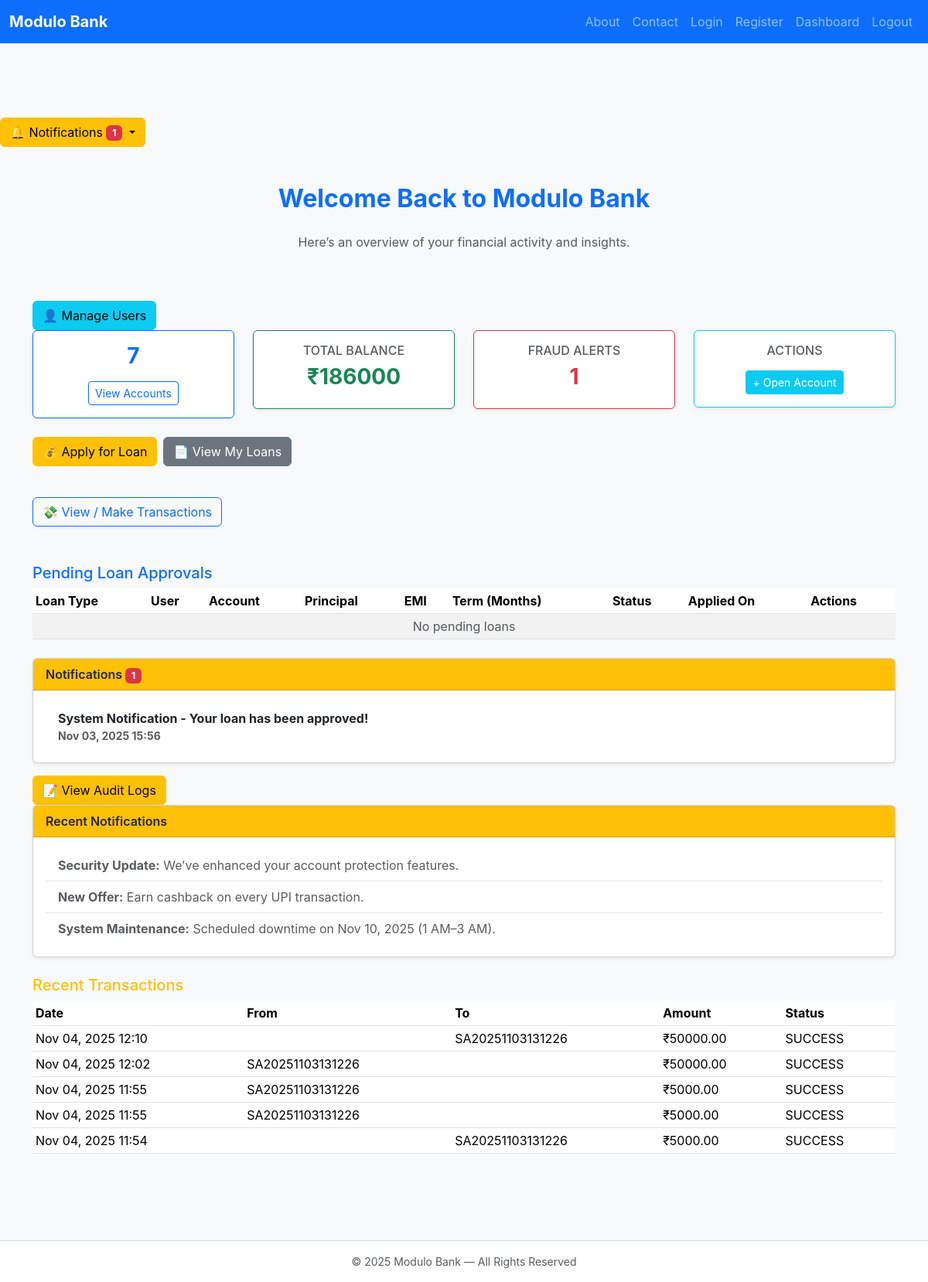
Before: /dashboard/ (signed in) with the older database file.
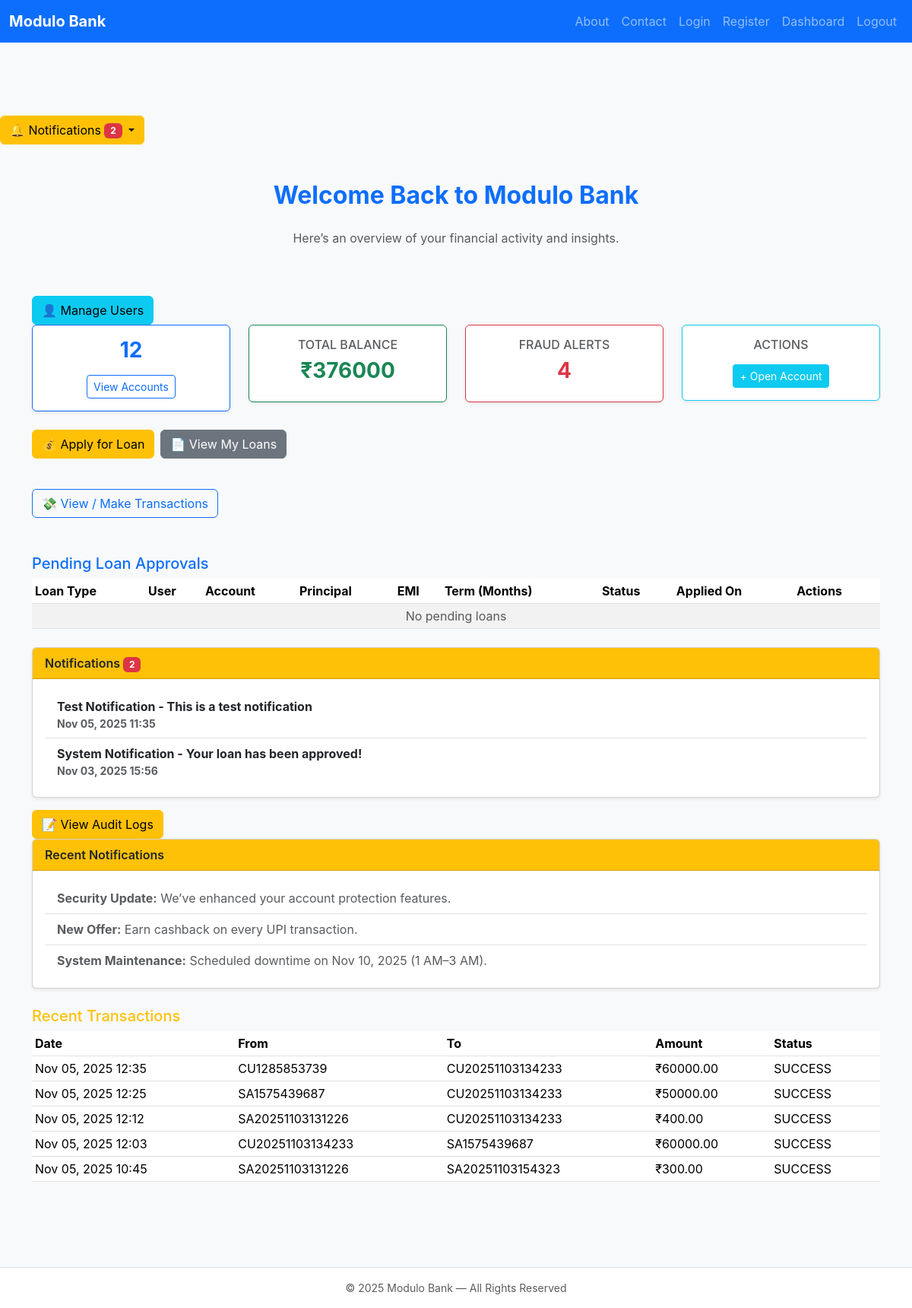
After: the same page with the newer database file.
### apps/notifications/models.py (models this page shows, shortened)
class Notification(models.Model):
    id = models.UUIDField(primary_key=True, default=uuid.uuid4, editable=False)
    user = models.ForeignKey(User, on_delete=models.CASCADE, related_name="notifications")
    title = models.CharField(max_length=100, default="System Notification")  # <-- Added default
    message = models.TextField()
    is_read = models.BooleanField(default=False)
    created_at = models.DateTimeField(auto_now_add=True)
    class Meta:
        ordering = ['-created_at']

### apps/transactions/models.py (models this page shows, shortened)
class Transaction(models.Model):
    STATUS_CHOICES = [
        ('SUCCESS', 'Success'),
        ('FAILED', 'Failed'),
        ('PENDING', 'Pending'),
    ]
    TRANSACTION_TYPES = [
        ("DEPOSIT", "Deposit"),
        ("WITHDRAWAL", "Withdrawal"),
        ("TRANSFER_IN", "Transfer In"),
        ("TRANSFER_OUT", "Transfer Out"),
    ]
    id = models.UUIDField(primary_key=True, default=uuid.uuid4, editable=False)
    sender = models.ForeignKey(
        Account, on_delete=models.CASCADE, related_name='sent_transactions',
        null=True, blank=True
    )
    receiver = models.ForeignKey(
        Account, on_delete=models.CASCADE, related_name='received_transactions',
        null=True, blank=True
    )
    amount = models.DecimalField(max_digits=12, decimal_places=2)
    timestamp = models.DateTimeField(default=timezone.now)
    status = models.CharField(max_length=10, choices=STATUS_CHOICES, default='PENDING')
    description = models.CharField(max_length=255, blank=True)
    transaction_type = models.CharField(
        max_length=20, choices=TRANSACTION_TYPES, default="DEPOSIT"
    )

### apps/accounts/models.py (models this page shows, shortened)
class Account(models.Model):
    ACCOUNT_TYPES = [
        ('SAVINGS', 'Savings'),
        ('CURRENT', 'Current'),
        ('FD', 'Fixed Deposit'),
    ]
    id = models.UUIDField(primary_key=True, default=uuid.uuid4, editable=False)
    user = models.ForeignKey(settings.AUTH_USER_MODEL, on_delete=models.CASCADE, related_name='accounts')
    account_number = models.CharField(max_length=20, unique=True)
    account_type = models.CharField(max_length=20, choices=ACCOUNT_TYPES)
    balance = models.DecimalField(max_digits=12, decimal_places=2, default=0.00)
    created_at = models.DateTimeField(default=timezone.now)
    is_active = models.BooleanField(default=True)

### apps/pages/views.py (the view)
# urls.py: path('dashboard/', views.dashboard_page, name='dashboard'),
@login_required(login_url='/login/')
def dashboard_page(request):
    user = request.user
    total_accounts = Account.objects.filter(user=user).count()
    total_balance = Account.objects.filter(user=user).aggregate(
        total=Sum('balance')
    )['total'] or 0
    user_accounts = Account.objects.filter(user=user)
    fraud_alerts = FraudAlert.objects.filter(
    Q(transaction__sender__in=user_accounts) | Q(transaction__receiver__in=user_accounts)).distinct().count()
    recent_transactions = Transaction.objects.filter(
        Q(sender__user=user) | Q(receiver__user=user)
    ).order_by('-timestamp')[:5]
    pending_loans = []
    if user.is_staff:
        pending_loans = Loan.objects.filter(status='PENDING').order_by('-created_at')
    all_notifications = Notification.objects.filter(user=user).order_by('-created_at')
    unread_count = all_notifications.filter(is_read=False).count()
    notifications = all_notifications[:5]
    return render(request, 'dashboard.html', {
        'total_accounts': total_accounts,
        'total_balance': total_balance,
        'fraud_alerts': fraud_alerts,
        'recent_transactions': recent_transactions,
        'pending_loans': pending_loans,
        'notifications': notifications,
        'unread_count': unread_count
    })

### templates/dashboard.html (shortened to what the changed rows need)
{% extends "base.html" %}
{% block content %}
{% include "notify/notifications_dropdown.html" %}
<section class="container py-5">
  <h2 class="fw-bold text-primary text-center mb-4">Welcome Back to Modulo Bank</h2>
<div class="row g-4 mb-4">
  <div class="col-md-3">
    <div class="card shadow-sm border-primary">
      <div class="card-body text-center">
        <h3 class="fw-bold text-primary">{{ total_accounts }}</h3>
        <a href="{% url 'accounts-list' %}" class="btn btn-outline-primary btn-sm mt-2">
          View Accounts
        </a>
      </div>
    </div>
  </div>
  <div class="col-md-3">
    <div class="card shadow-sm border-success">
      <div class="card-body text-center">
        <h6 class="text-uppercase text-muted">Total Balance</h6>
        <h3 class="fw-bold text-success">₹{{ total_balance }}</h3>
      </div>
    </div>
  </div>
<div class="col-md-3">
  <div class="card shadow-sm border-danger">
    <div class="card-body text-center">
      <h6 class="text-uppercase text-muted">Fraud Alerts</h6>
      <h3 class="fw-bold text-danger">{{ fraud_alerts }}</h3>
    </div>
  </div>
</div>
</div>
{% if user.is_staff %}
<table class="table table-striped table-sm">
  <thead>
    <tr>
      <th>Loan Type</th>
      <th>User</th>
      <th>Account</th>
      <th>Principal</th>
      <th>EMI</th>
      <th>Term (Months)</th>
      <th>Status</th>
      <th>Applied On</th>
      <th>Actions</th>
    </tr>
  </thead>
</table>
{% endif %}
<div class="card shadow-sm mt-4">
  <div class="card-header bg-warning fw-semibold">
    Notifications
    {% if unread_count > 0 %}
      <span class="badge bg-danger">{{ unread_count }}</span>
    {% endif %}
  </div>
  <div class="card-body">
    <ul class="list-group list-group-flush">
      {% for n in notifications %}
        <li class="list-group-item {% if not n.is_read %}fw-bold{% endif %}">
          {{ n.title }} - {{ n.message }}
          <small class="text-muted d-block">{{ n.created_at|date:"M d, Y H:i" }}</small>
        </li>
      {% empty %}
        <li class="list-group-item text-muted">No notifications</li>
      {% endfor %}
    </ul>
  </div>
</div>
<table class="table table-sm">
  <thead>
    <tr>
      <th>Date</th>
      <th>From</th>
      <th>To</th>
      <th>Amount</th>
      <th>Status</th>
    </tr>
  </thead>
  <tbody>
    {% for t in recent_transactions %}
      <tr>
        <td>{{ t.timestamp|date:"M d, Y H:i" }}</td>
        <td>{{ t.sender.account_number }}</td>
        <td>{{ t.receiver.account_number }}</td>
        <td>₹{{ t.amount }}</td>
        <td>{{ t.status }}</td>
      </tr>
    {% empty %}
      <tr><td colspan="5" class="text-muted text-center">No recent transactions</td></tr>
    {% endfor %}
  </tbody>
</table>
</section>
{% endblock %}

Changed rows visible on the page:
no longer on this page (row unchanged): Transaction: timestamp "Nov 04, 2025 12:10", receiver.account_number "SA20251103131226", amount "50000.00", status "SUCCESS"
no longer on this page (row unchanged): Transaction: timestamp "Nov 04, 2025 12:02", sender.account_number "SA20251103131226", amount "50000.00", status "SUCCESS"
no longer on this page (row unchanged): Transaction: timestamp "Nov 04, 2025 11:55", sender.account_number "SA20251103131226", amount "5000.00", status "SUCCESS"
no longer on this page (row unchanged): Transaction: timestamp "Nov 04, 2025 11:55", sender.account_number "SA20251103131226", amount "5000.00", status "SUCCESS"
no longer on this page (row unchanged): Transaction: timestamp "Nov 04, 2025 11:54", receiver.account_number "SA20251103131226", amount "5000.00", status "SUCCESS"
added Notification: title "Test Notification", message "This is a test notification", created_at "Nov 05, 2025 11:35"
added Transaction: timestamp "Nov 05, 2025 12:35", sender.account_number "CU1285853739", receiver.account_number "CU20251103134233", amount "60000.00", status "SUCCESS"
added Transaction: timestamp "Nov 05, 2025 12:25", sender.account_number "SA1575439687", receiver.account_number "CU20251103134233", amount "50000.00", status "SUCCESS"
added Transaction: timestamp "Nov 05, 2025 12:12", sender.account_number "SA20251103131226", receiver.account_number "CU20251103134233", amount "400.00", status "SUCCESS"
added Transaction: timestamp "Nov 05, 2025 12:03", sender.account_number "CU20251103134233", receiver.account_number "SA1575439687", amount "60000.00", status "SUCCESS"
added Transaction: timestamp "Nov 05, 2025 10:45", sender.account_number "SA20251103131226", receiver.account_number "SA20251103154323", amount "300.00", status "SUCCESS"
Other visible differences:
{{ unread_count }}: "1" → "2"
{{ total_accounts }}: "7" → "12"
{{ total_balance }}: "186000" → "376000"
{{ fraud_alerts }}: "1" → "4"
